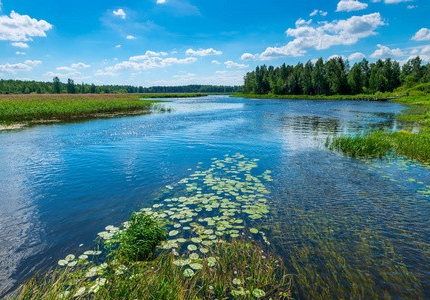
#> input picture 176-李岩杰/05_Canny算法和透视变换/canny.png, 430 x 300 px
$ python 'bd_透视变换.py'
#> lines starting #> are read from the running program, lines starting #| are printed output that depends on the picture
import cv2
import numpy as np

img = cv2.imread('canny.png')
#> img is the input picture: shape (300, 430, 3); mean B, G, R 139.1, 127.8, 74.7

result3 = img.copy()

'''
注意这里src和dst的输入并不是图像，而是图像对应的顶点坐标。
'''
src = np.float32([[430, 0], [0, 0], [430, 300], [0, 300]])
dst = np.float32([[0, 0], [0, 430], [300, 0], [300, 430]])
print(img.shape)
#| (300, 430, 3)
# 生成透视变换矩阵；进行透视变换
m = cv2.getPerspectiveTransform(src, dst)
print("warpMatrix:")
print(m)
result = cv2.warpPerspective(result3, m, (300, 430))
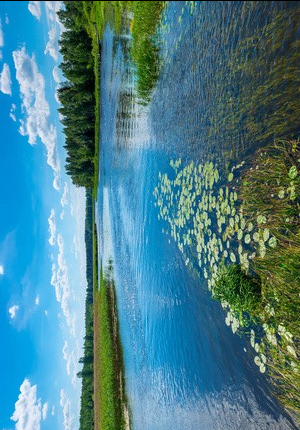
#> result: shape (430, 300, 3); mean B, G, R 138.8, 127.5, 74.4
cv2.imshow("src", img)
cv2.imshow("result", result)
cv2.waitKey(0)
